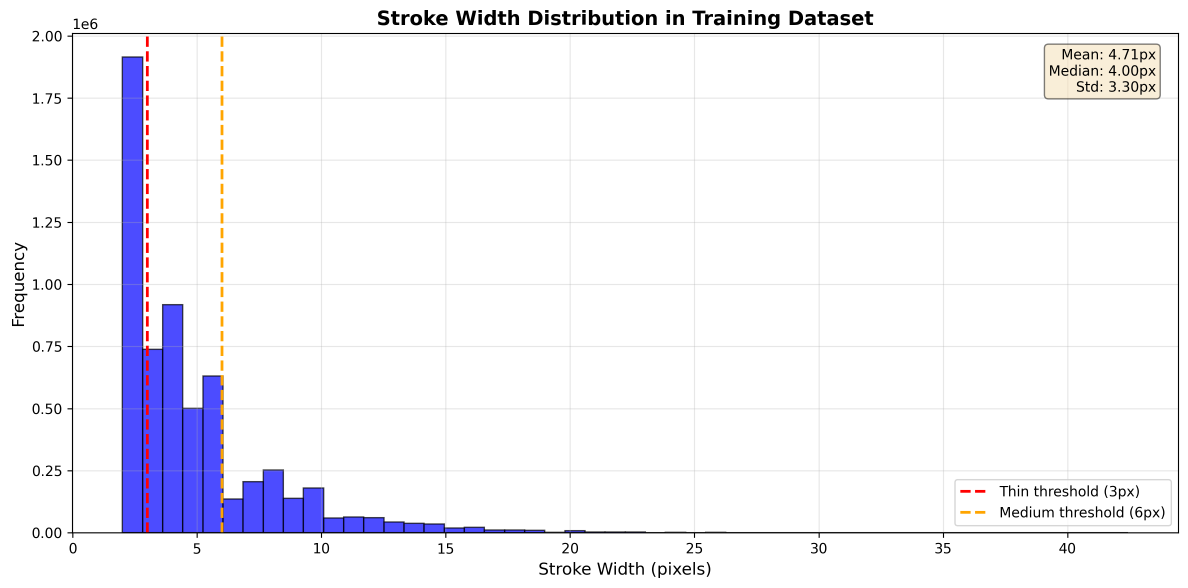
#> input picture metrics/dataset_analysis/stroke_width_histogram.png, 3564 x 1764 px (shown at 1/3 size)
$ python -i inference_production_v3.py   (imports and definitions only)
#> lines starting #> are read from the running program, lines starting #| are printed output that depends on the picture; after the words box and inside, x2 and y2 are one past the last pixel; in counts of white or black regions, pixels touching at a corner belong together
#!/usr/bin/env python3
"""
Full-Size Document Restoration Inference Script for Production V3
================================================================

This script performs inference on full-size degraded document images using
the trained Enhanced Generator (production_v3) with overlapping tile strategy.

Key Features:
- Overlapping tile processing (128×1024, 32px overlap) to eliminate seams
- Alpha blending for smooth tile transitions
- Batch processing (batch_size=4) for GPU efficiency
- Comprehensive DIBCO metrics: PSNR, SSIM, F-Measure, NRM, MPM
- High-quality PNG output
- Side-by-side comparison visualization

Model Characteristics:
- Generator: Enhanced U-Net (ResBlocks + Attention Gates)
- Input format: (1024, 128, 1) - Width × Height × Channel
- Output activation: tanh (range [-1, 1])
- Best checkpoint: ckpt-88 (PSNR: 30.91 dB)

Usage:
    python inference_production_v3.py --checkpoint_dir <path> --input_dir <path> --output_dir <path>

Example:
    python inference_production_v3.py \\
        --checkpoint_dir dual_modal_gan/checkpoints/production_v3_academic_split_70_15_15/best_model \\
        --input_dir dibco_datasets/DIPCO2016_dataset \\
        --gt_dir dibco_datasets/DIPCO2016_Dataset_GT \\
        --output_dir results/inference_production_v3_dibco2016

Author: AI Assistant
Date: 2025-10-22
"""

import os
import sys
import argparse
import logging
from pathlib import Path
from datetime import datetime
import json

# ============================================================================
# CRITICAL FIX: Disable XLA JIT compilation to avoid libdevice.10.bc error
# Must be set BEFORE importing TensorFlow
# ============================================================================
os.environ['TF_XLA_FLAGS'] = '--tf_xla_enable_xla_devices=false'
os.environ['XLA_FLAGS'] = '--xla_gpu_cuda_data_dir=/usr/lib/nvidia-cuda-toolkit'
# Force disable XLA completely
os.environ['TF_DISABLE_XLA'] = '1'
# Alternative: point to actual libdevice location
os.environ['XLA_NVVM_LIBDEVICE_PATH'] = '/usr/lib/nvidia-cuda-toolkit/libdevice'

import numpy as np
import cv2
import tensorflow as tf
from PIL import Image
from tqdm import tqdm
import matplotlib.pyplot as plt

# Triple-check: Disable XLA JIT compilation at TF level
# [3 lines not run here, left out]

# Add project root to path
project_root = Path(__file__).parent.parent.parent
sys.path.append(str(project_root))

from dual_modal_gan.src.models.generator_enhanced import unet_enhanced


# ============================================================================
# Configuration
# ============================================================================

TILE_HEIGHT = 128
TILE_WIDTH = 1024
OVERLAP = 64  # ✅ INCREASED from 32 to 64 for thick stroke preservation
BATCH_SIZE = 4

# Stride for overlapping tiles
STRIDE_H = TILE_HEIGHT - OVERLAP  # 64 (was 96)
STRIDE_W = TILE_WIDTH - OVERLAP   # 960 (was 992)


# ============================================================================
# GPU Configuration
# ============================================================================

# [384 lines left out: functions configure_gpu, create_alpha_blending_kernel, preprocess_tile, postprocess_tile, extract_overlapping_tiles, resize_preserve_aspect_ratio and 2 more, not called in this run]


# ============================================================================
# Post-Processing Pipeline (V5 Enhancement)
# ============================================================================

def apply_post_processing(image: np.ndarray, enable: bool = True) -> np.ndarray:
    """
    Apply V6 ADAPTIVE post-processing pipeline to enhance restoration quality.

    ✅ UPGRADE from V5 (2025-10-24):
    - Adaptive morphological closing based on stroke width estimation
    - Multi-iteration closing for persistent gaps
    - Stronger unsharp masking for detail recovery

    Pipeline:
    1. CLAHE (Contrast Limited Adaptive Histogram Equalization) - recover contrast
    2. ADAPTIVE Morphological Closing - connect broken strokes intelligently
    3. Unsharp Masking - enhance details and edges

    Args:
        image: Grayscale image (H, W) uint8
        enable: If False, return image unchanged

    Returns:
        Enhanced image (H, W) uint8
    """
    if not enable:
        return image

    logging.info(f"  Applying V6 ADAPTIVE post-processing (CLAHE + Adaptive Closing + Unsharp)...")

    # Step 1: CLAHE for contrast enhancement
    clahe = cv2.createCLAHE(clipLimit=2.0, tileGridSize=(8, 8))
    enhanced = clahe.apply(image)

    # Step 2: ADAPTIVE Morphological Closing based on stroke width
    # Estimate local stroke width using distance transform
    binary = (enhanced < 128).astype(np.uint8)  # Binarize (text = 1, background = 0)

    if binary.sum() > 0:  # Only if there's foreground
        dist_transform = cv2.distanceTransform(binary, cv2.DIST_L2, 5)
        # Average stroke width = 2 * average distance to background
        avg_stroke_width = int(np.mean(dist_transform[dist_transform > 0]) * 2)

        # Use kernel proportional to stroke width (max 7x7 to avoid over-connection)
        kernel_size = min(max(3, avg_stroke_width // 2), 7)
        kernel = cv2.getStructuringElement(cv2.MORPH_ELLIPSE, (kernel_size, kernel_size))

        # Multi-iteration closing for persistent gaps (2 iterations)
        enhanced = cv2.morphologyEx(enhanced, cv2.MORPH_CLOSE, kernel, iterations=2)

        logging.info(f"    ✓ Adaptive closing: kernel={kernel_size}x{kernel_size}, iter=2, stroke_width≈{avg_stroke_width}px")
    else:
        # Fallback for empty images
        kernel = cv2.getStructuringElement(cv2.MORPH_ELLIPSE, (3, 3))
        enhanced = cv2.morphologyEx(enhanced, cv2.MORPH_CLOSE, kernel, iterations=1)
        logging.info(f"    ✓ Default closing: kernel=3x3, iter=1")

    # Step 3: Unsharp masking for detail enhancement (stronger than V5)
    gaussian = cv2.GaussianBlur(enhanced, (3, 3), 0)
    unsharp_weight = 1.0  # Increased from 1.5 to 2.0 for sharper details
    enhanced = cv2.addWeighted(enhanced, 1 + unsharp_weight, gaussian, -unsharp_weight, 0)
    enhanced = np.clip(enhanced, 0, 255).astype(np.uint8)

    return enhanced


# ============================================================================
# DIBCO Metrics Calculation
# ============================================================================

# [471 lines left out: functions calculate_psnr, calculate_ssim, calculate_f_measure, calculate_nrm, calculate_mpm, calculate_all_metrics and 4 more, not called in this run]


# [2 lines not run here, left out]

>>> import cv2
>>> picture = cv2.imread('../../metrics/dataset_analysis/stroke_width_histogram.png', cv2.IMREAD_GRAYSCALE)
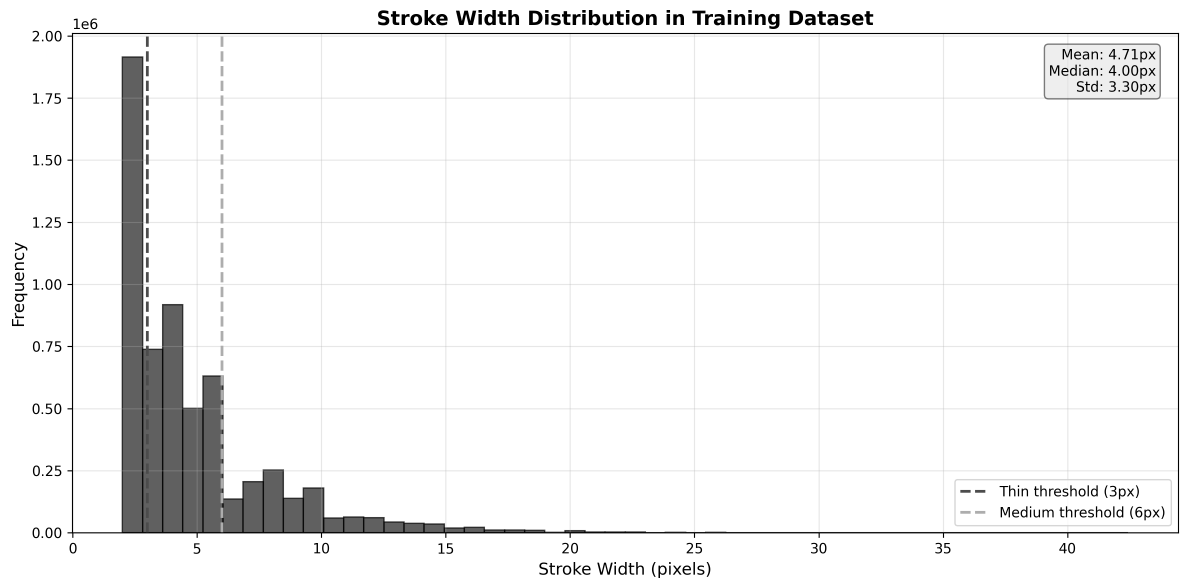
#> picture: shape (1764, 3564) (shown at 1/3 size); min 0, max 255, mean 242.8
>>> result = apply_post_processing(picture)
#> in apply_post_processing, `binary = (enhanced < 128).astype(np.uint8)`:
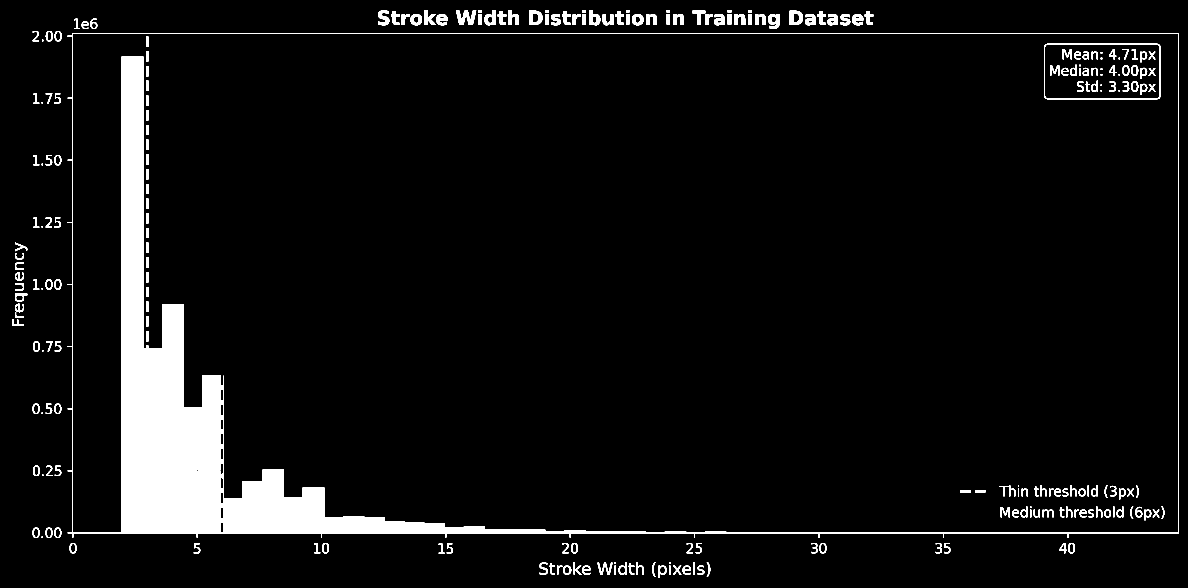
#> binary: shape (1764, 3564) (shown at 1/3 size); values 0 (black) and 1 (white), 6% white; 235 white regions (1 under 20 px), largest, box (x1, y1, x2, y2) and area: (202, 99, 3537, 1614) 307631, (3132, 131, 3482, 298) 3030, (1368, 32, 1429, 75) 1480
#> in apply_post_processing, `dist_transform = cv2.distanceTransform(binary, cv2.DIST_L2, 5)`:
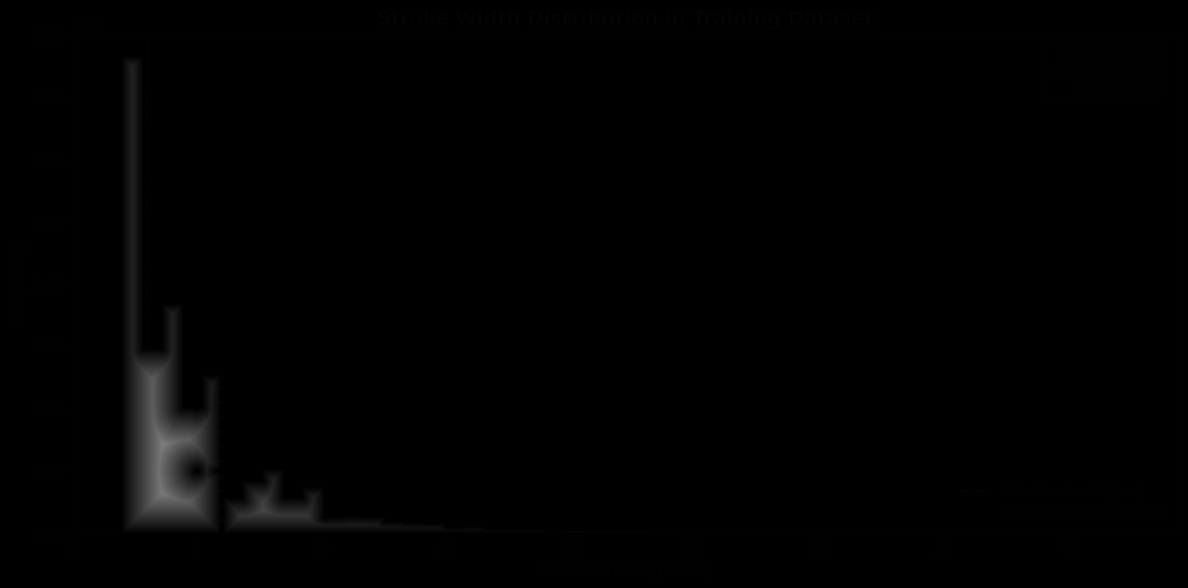
#> dist_transform: shape (1764, 3564) float32 (shown at 1/3 size); min 0, max 125.3, mean 1.5
#> in apply_post_processing, `avg_stroke_width = int(np.mean(dist_transform[dist_transform > 0]) * 2)`: avg_stroke_width = 50
#> in apply_post_processing, `kernel_size = min(max(3, avg_stroke_width // 2), 7)`: kernel_size = 7
#> in apply_post_processing, `enhanced = cv2.morphologyEx(enhanced, cv2.MORPH_CLOSE, kernel, iterati..`:
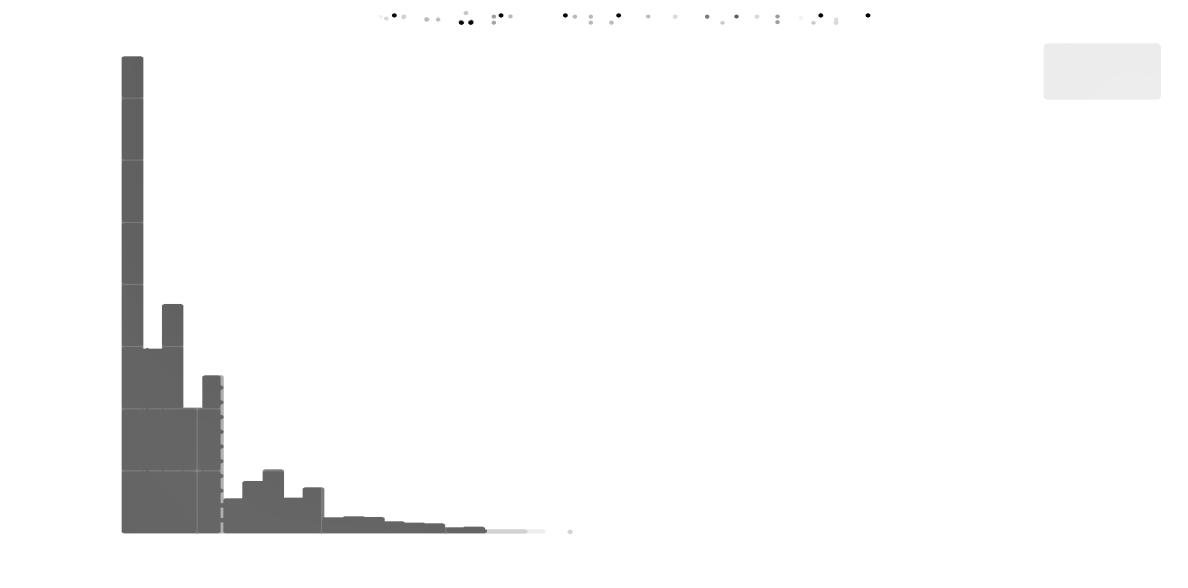
#> enhanced: shape (1764, 3564) (shown at 1/3 size); min 3, max 255, mean 247.9
